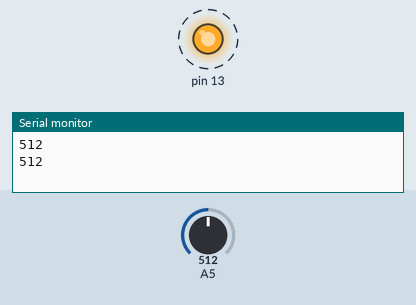
This sketch was run on a simulated Arduino Uno, built with avr-gcc and run on an emulated ATmega328P. Parts: output pins drawn as LEDs (lit = HIGH), the last lines printed to the serial monitor. Dashed ring = blinking. The inputs (shaded band) are chosen by the test bench; at power-on: A5 = 512.

Above: at 1.8 s.
1.9 s: A5 set to 0
At 3.3 s:
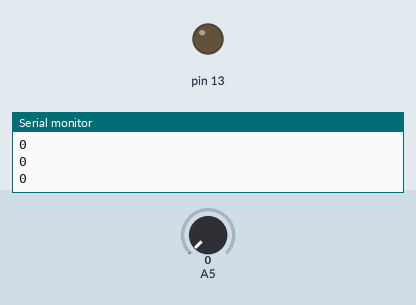
3.6 s: A5 set to 122
At 4.03 s:
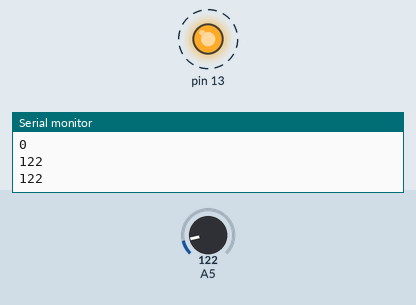
Timing chart, 0 to 13.1 s (numbered marks = the images above; inputs shaded):
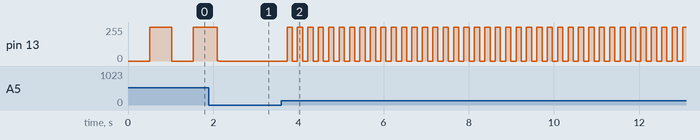

Measured:
- after the input at 3.6 s, pin 13: alternates 255/255 for 0.12 s and 0/255 for 0.12 s, starting after 0.13 s

The sketch:

Potentiometer_Tut.ino
```cpp
// Use Potentiometer to control a blinking light

void setup() {
  pinMode(13, OUTPUT);

  Serial.begin(9600);
  digitalWrite(13, LOW);
}

void loop() {
  int val;
  val=analogRead(A5);

  Serial.println(val);
  Serial.println("\n");

  delay(val);
  digitalWrite(13, HIGH);
  delay(val);
  digitalWrite(13, LOW);

}
```
